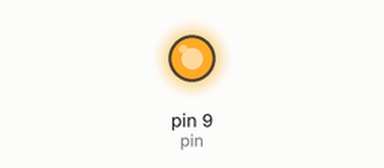
Bench run of a sketch on a simulated Arduino Uno, built with avr-gcc and run on an emulated ATmega328P. Shown: output pins drawn as LEDs (lit = HIGH).

Above: at 2.5 s.
At 7.5 s:
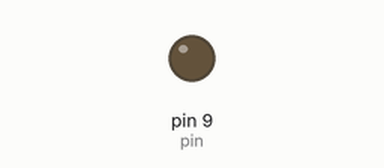
Timing chart, 0 to 13.0 s (numbered marks = the images above):
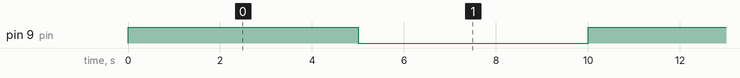

Measured:
- by itself, pin 9 (pin): alternates HIGH for 5.0 s and LOW for 5.0 s

The sketch:

Control_Rele.ino
```cpp
const int pin = 9;

void setup()
{
  Serial.begin(9600);    //iniciar puerto serie
  pinMode(pin, OUTPUT);  //definir pin como salida
}

void loop()
{
  digitalWrite(pin, HIGH);   // poner el Pin en HIGH
  delay(5000);               // esperar diez segundos
  digitalWrite(pin, LOW);    // poner el Pin en LOW
  delay(5000);               // esperar diez segundos
}
```
